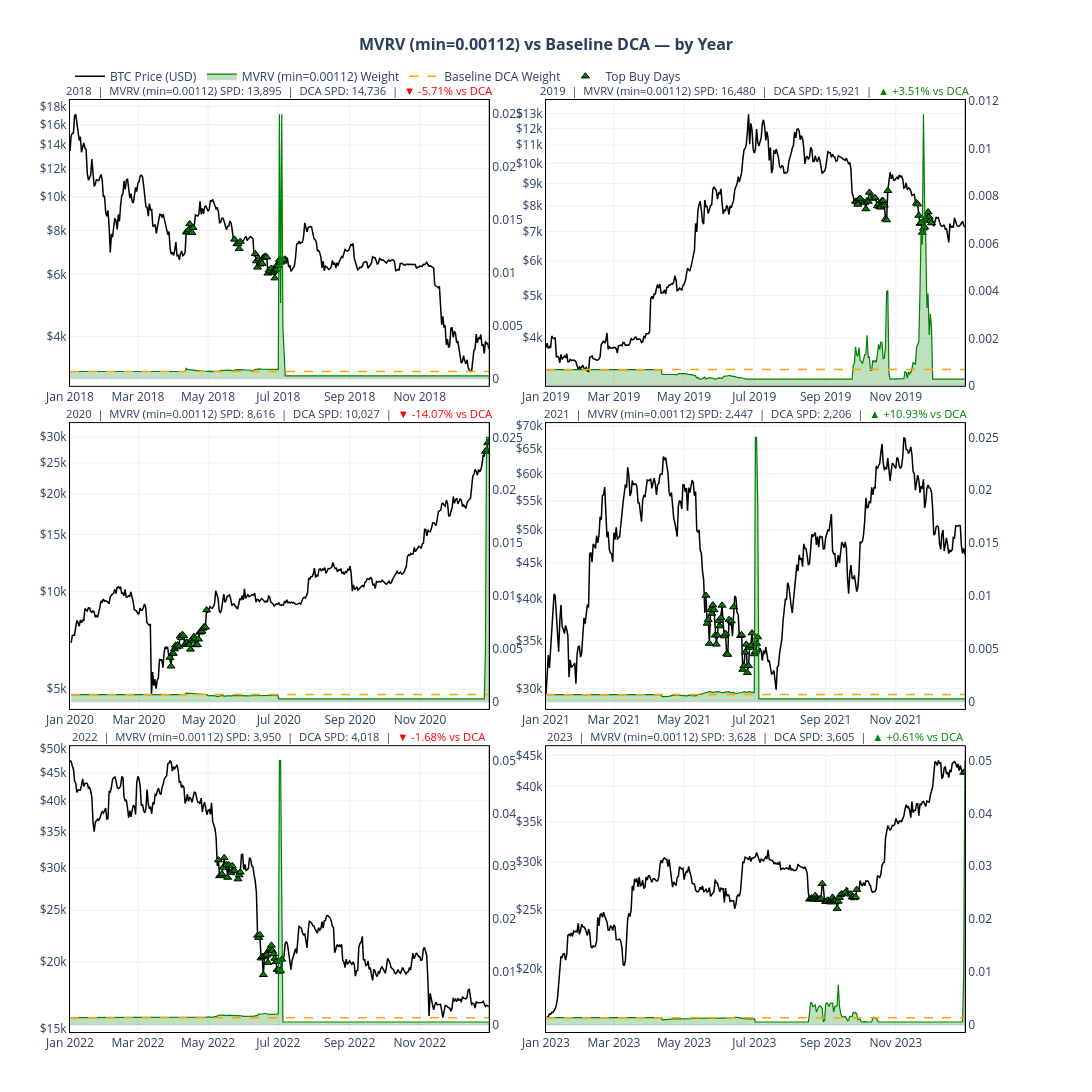

Notebook code cell kept with this figure:
### Code cell
cycle_results = {}

for cycle in relevant_cycles:
    result = strategy_utils.process_cycle_year_by_year(
        cycle=cycle,
        btc_data=btc_filtered,
        runner=runner,
        dynamic_strategy=MVRVStrategy(),
        total_budget_usd=1000.0,
        top_buy_quantile=0.90
    )

    cycle_results[cycle["label"]] = result

# Combine all 4 cycles into one DataFrame
combined_plot_df = pd.concat(
    [r["plot_df"] for r in cycle_results.values()]
).sort_values("date").reset_index(drop=True)

# per year plots
year_plots = plots.plot_strategy_by_year(combined_plot_df, cols, f"MVRV (min={new_min_buy})")
plt.show()

### Figure 1 — Plotly figure (JSON) as saved in the notebook; plotly's stock layout.template omitted (floating-point values rounded to 4 significant figures; data arrays with more than 128 entries replaced by an {"elided": "..."} marker saying what was removed)
{"data": [{"customdata": {"elided": "365x6 float values"}, "hovertemplate": "<b>Date</b>: %{x|%Y-%m-%d}<br><b>BTC Price</b>: $%{y:,.2f}<br><b>MVRV (min=0.00112) Weight</b>: %{customdata[0]:.8f}<br><b>DCA Weight</b>: %{customdata[1]:.8f}<br><b>MVRV (min=0.00112) sats/$</b>: %{customdata[2]:,.2f}<br><b>DCA sats/$</b>: %{customdata[3]:,.2f}<br><b>MVRV (min=0.00112) sats accumulated</b>: %{customdata[4]:,.2f}<br><b>DCA sats accumulated</b>: %{customdata[5]:,.2f}<extra></extra>", "line": {"color": "black", "width": 1.5}, "mode": "lines", "name": "BTC Price (USD)", "showlegend": true, "type": "scatter", "x": {"elided": "365 str values"}, "xaxis": "x", "y": {"elided": "365 float values"}, "yaxis": "y"}, {"customdata": {"elided": "365x3 float values"}, "fill": "tozeroy", "fillcolor": "rgba(0,128,0,0.25)", "hovertemplate": "<b>Date</b>: %{x|%Y-%m-%d}<br><b>MVRV (min=0.00112) Weight</b>: %{y:.8f}<br><b>BTC Price</b>: $%{customdata[0]:,.2f}<br><b>MVRV (min=0.00112) sats/$</b>: %{customdata[1]:,.2f}<br><b>MVRV (min=0.00112) sats accumulated</b>: %{customdata[2]:,.2f}<extra></extra>", "line": {"color": "green", "width": 1.2}, "mode": "lines", "name": "MVRV (min=0.00112) Weight", "showlegend": true, "type": "scatter", "x": {"elided": "365 str values"}, "xaxis": "x", "y": {"elided": "365 float values"}, "yaxis": "y2"}, {"customdata": {"elided": "365x3 float values"}, "hovertemplate": "<b>Date</b>: %{x|%Y-%m-%d}<br><b>DCA Weight</b>: %{y:.8f}<br><b>BTC Price</b>: $%{customdata[0]:,.2f}<br><b>DCA sats/$</b>: %{customdata[1]:,.2f}<br><b>DCA sats accumulated</b>: %{customdata[2]:,.2f}<extra></extra>", "line": {"color": "orange", "dash": "dash", "width": 1.5}, "mode": "lines", "name": "Baseline DCA Weight", "showlegend": true, "type": "scatter", "x": {"elided": "365 str values"}, "xaxis": "x", "y": {"elided": "365 float values"}, "yaxis": "y2"}, {"customdata": [[0.0009837], [0.000877], [0.0008725], [0.0008583], [0.0008503], [0.0008624], [0.0008528], [0.0008584], [0.0008656], [0.0008616], [0.0008831], [0.0008916], [0.0008761], [0.0009072], [0.0009326], [0.0008914], [0.0009126], [0.0009013], [0.0009034], [0.0008726], [0.0008673], [0.0008628], [0.0008641], [0.0009335], [0.0009163], [0.0009175], [0.0009029], [0.0009182], [0.0009091], [0.0009364], [0.0008961], [0.0008725], [0.025], [0.007164], [0.025], [0.004904], [0.002731]], "hovertemplate": "<b>Top Buy Date</b>: %{x|%Y-%m-%d}<br><b>BTC Price</b>: $%{y:,.2f}<br><b>MVRV (min=0.00112) Weight</b>: %{customdata[0]:.8f}<extra></extra>", "marker": {"color": "green", "line": {"color": "black", "width": 1}, "size": 7, "symbol": "triangle-up"}, "mode": "markers", "name": "Top Buy Days", "showlegend": true, "type": "scatter", "x": ["2018-04-12T00:00:00.000000", "2018-04-13T00:00:00.000000", "2018-04-14T00:00:00.000000", "2018-04-15T00:00:00.000000", "2018-04-17T00:00:00.000000", "2018-04-18T00:00:00.000000", "2018-05-24T00:00:00.000000", "2018-05-26T00:00:00.000000", "2018-05-27T00:00:00.000000", "2018-05-28T00:00:00.000000", "2018-05-29T00:00:00.000000", "2018-06-11T00:00:00.000000", "2018-06-12T00:00:00.000000", "2018-06-13T00:00:00.000000", "2018-06-14T00:00:00.000000", "2018-06-15T00:00:00.000000", "2018-06-16T00:00:00.000000", "2018-06-17T00:00:00.000000", "2018-06-18T00:00:00.000000", "2018-06-19T00:00:00.000000", "2018-06-20T00:00:00.000000", "2018-06-21T00:00:00.000000", "2018-06-22T00:00:00.000000", "2018-06-23T00:00:00.000000", "2018-06-24T00:00:00.000000", "2018-06-25T00:00:00.000000", "2018-06-26T00:00:00.000000", "2018-06-27T00:00:00.000000", "2018-06-28T00:00:00.000000", "2018-06-29T00:00:00.000000", "2018-06-30T00:00:00.000000", "2018-07-01T00:00:00.000000", "2018-07-02T00:00:00.000000", "2018-07-03T00:00:00.000000", "2018-07-04T00:00:00.000000", "2018-07-05T00:00:00.000000", "2018-07-06T00:00:00.000000"], "xaxis": "x", "y": [7920.0, 7925.0, 8031.0, 8355.0, 7889.0, 8151.0, 7553.0, 7330.0, 7342.0, 7105.0, 7448.0, 6876.0, 6555.0, 6291.0, 6644.0, 6418.0, 6494.0, 6447.0, 6710.0, 6736.0, 6756.0, 6720.0, 6052.0, 6178.0, 6140.0, 6246.0, 6080.0, 6135.0, 5862.0, 6200.0, 6394.0, 6349.0, 6615.0, 6498.0, 6577.0, 6542.0, 6601.0], "yaxis": "y"}, {"customdata": {"elided": "365x6 float values"}, "hovertemplate": "<b>Date</b>: %{x|%Y-%m-%d}<br><b>BTC Price</b>: $%{y:,.2f}<br><b>MVRV (min=0.00112) Weight</b>: %{customdata[0]:.8f}<br><b>DCA Weight</b>: %{customdata[1]:.8f}<br><b>MVRV (min=0.00112) sats/$</b>: %{customdata[2]:,.2f}<br><b>DCA sats/$</b>: %{customdata[3]:,.2f}<br><b>MVRV (min=0.00112) sats accumulated</b>: %{customdata[4]:,.2f}<br><b>DCA sats accumulated</b>: %{customdata[5]:,.2f}<extra></extra>", "line": {"color": "black", "width": 1.5}, "mode": "lines", "name": "BTC Price (USD)", "showlegend": false, "type": "scatter", "x": {"elided": "365 str values"}, "xaxis": "x2", "y": {"elided": "365 float values"}, "yaxis": "y3"}, {"customdata": {"elided": "365x3 float values"}, "fill": "tozeroy", "fillcolor": "rgba(0,128,0,0.25)", "hovertemplate": "<b>Date</b>: %{x|%Y-%m-%d}<br><b>MVRV (min=0.00112) Weight</b>: %{y:.8f}<br><b>BTC Price</b>: $%{customdata[0]:,.2f}<br><b>MVRV (min=0.00112) sats/$</b>: %{customdata[1]:,.2f}<br><b>MVRV (min=0.00112) sats accumulated</b>: %{customdata[2]:,.2f}<extra></extra>", "line": {"color": "green", "width": 1.2}, "mode": "lines", "name": "MVRV (min=0.00112) Weight", "showlegend": false, "type": "scatter", "x": {"elided": "365 str values"}, "xaxis": "x2", "y": {"elided": "365 float values"}, "yaxis": "y4"}, {"customdata": {"elided": "365x3 float values"}, "hovertemplate": "<b>Date</b>: %{x|%Y-%m-%d}<br><b>DCA Weight</b>: %{y:.8f}<br><b>BTC Price</b>: $%{customdata[0]:,.2f}<br><b>DCA sats/$</b>: %{customdata[1]:,.2f}<br><b>DCA sats accumulated</b>: %{customdata[2]:,.2f}<extra></extra>", "line": {"color": "orange", "dash": "dash", "width": 1.5}, "mode": "lines", "name": "Baseline DCA Weight", "showlegend": false, "type": "scatter", "x": {"elided": "365 str values"}, "xaxis": "x2", "y": {"elided": "365 float values"}, "yaxis": "y4"}, {"customdata": [[0.001641], [0.001303], [0.001238], [0.001617], [0.001068], [0.001171], [0.001319], [0.001329], [0.00213], [0.00118], [0.001226], [0.001076], [0.001056], [0.001346], [0.00175], [0.001524], [0.001844], [0.00182], [0.001142], [0.001173], [0.001615], [0.00396], [0.004016], [0.001627], [0.001754], [0.001856], [0.004024], [0.006645], [0.00595], [0.01144], [0.007764], [0.006139], [0.00328], [0.003883], [0.002142], [0.00302], [0.002438]], "hovertemplate": "<b>Top Buy Date</b>: %{x|%Y-%m-%d}<br><b>BTC Price</b>: $%{y:,.2f}<br><b>MVRV (min=0.00112) Weight</b>: %{customdata[0]:.8f}<extra></extra>", "marker": {"color": "green", "line": {"color": "black", "width": 1}, "size": 7, "symbol": "triangle-up"}, "mode": "markers", "name": "Top Buy Days", "showlegend": false, "type": "scatter", "x": ["2019-09-27T00:00:00.000000", "2019-09-28T00:00:00.000000", "2019-09-29T00:00:00.000000", "2019-09-30T00:00:00.000000", "2019-10-01T00:00:00.000000", "2019-10-04T00:00:00.000000", "2019-10-05T00:00:00.000000", "2019-10-06T00:00:00.000000", "2019-10-07T00:00:00.000000", "2019-10-08T00:00:00.000000", "2019-10-09T00:00:00.000000", "2019-10-12T00:00:00.000000", "2019-10-14T00:00:00.000000", "2019-10-16T00:00:00.000000", "2019-10-17T00:00:00.000000", "2019-10-18T00:00:00.000000", "2019-10-19T00:00:00.000000", "2019-10-20T00:00:00.000000", "2019-10-21T00:00:00.000000", "2019-10-22T00:00:00.000000", "2019-10-23T00:00:00.000000", "2019-10-24T00:00:00.000000", "2019-10-25T00:00:00.000000", "2019-11-19T00:00:00.000000", "2019-11-20T00:00:00.000000", "2019-11-21T00:00:00.000000", "2019-11-22T00:00:00.000000", "2019-11-23T00:00:00.000000", "2019-11-24T00:00:00.000000", "2019-11-25T00:00:00.000000", "2019-11-26T00:00:00.000000", "2019-11-27T00:00:00.000000", "2019-11-28T00:00:00.000000", "2019-11-29T00:00:00.000000", "2019-11-30T00:00:00.000000", "2019-12-01T00:00:00.000000", "2019-12-02T00:00:00.000000"], "xaxis": "x2", "y": [8195.0, 8203.0, 8063.0, 8287.0, 8322.0, 8167.0, 8147.0, 7874.0, 8219.0, 8191.0, 8590.0, 8322.0, 8355.0, 8000.0, 8082.0, 7959.0, 7949.0, 8222.0, 8219.0, 8028.0, 7475.0, 7431.0, 8668.0, 8124.0, 8079.0, 7611.0, 7294.0, 7329.0, 6959.0, 7115.0, 7162.0, 7524.0, 7439.0, 7751.0, 7548.0, 7403.0, 7317.0], "yaxis": "y3"}, {"customdata": {"elided": "365x6 float values"}, "hovertemplate": "<b>Date</b>: %{x|%Y-%m-%d}<br><b>BTC Price</b>: $%{y:,.2f}<br><b>MVRV (min=0.00112) Weight</b>: %{customdata[0]:.8f}<br><b>DCA Weight</b>: %{customdata[1]:.8f}<br><b>MVRV (min=0.00112) sats/$</b>: %{customdata[2]:,.2f}<br><b>DCA sats/$</b>: %{customdata[3]:,.2f}<br><b>MVRV (min=0.00112) sats accumulated</b>: %{customdata[4]:,.2f}<br><b>DCA sats accumulated</b>: %{customdata[5]:,.2f}<extra></extra>", "line": {"color": "black", "width": 1.5}, "mode": "lines", "name": "BTC Price (USD)", "showlegend": false, "type": "scatter", "x": {"elided": "365 str values"}, "xaxis": "x3", "y": {"elided": "365 float values"}, "yaxis": "y5"}, {"customdata": {"elided": "365x3 float values"}, "fill": "tozeroy", "fillcolor": "rgba(0,128,0,0.25)", "hovertemplate": "<b>Date</b>: %{x|%Y-%m-%d}<br><b>MVRV (min=0.00112) Weight</b>: %{y:.8f}<br><b>BTC Price</b>: $%{customdata[0]:,.2f}<br><b>MVRV (min=0.00112) sats/$</b>: %{customdata[1]:,.2f}<br><b>MVRV (min=0.00112) sats accumulated</b>: %{customdata[2]:,.2f}<extra></extra>", "line": {"color": "green", "width": 1.2}, "mode": "lines", "name": "MVRV (min=0.00112) Weight", "showlegend": false, "type": "scatter", "x": {"elided": "365 str values"}, "xaxis": "x3", "y": {"elided": "365 float values"}, "yaxis": "y6"}, {"customdata": {"elided": "365x3 float values"}, "hovertemplate": "<b>Date</b>: %{x|%Y-%m-%d}<br><b>DCA Weight</b>: %{y:.8f}<br><b>BTC Price</b>: $%{customdata[0]:,.2f}<br><b>DCA sats/$</b>: %{customdata[1]:,.2f}<br><b>DCA sats accumulated</b>: %{customdata[2]:,.2f}<extra></extra>", "line": {"color": "orange", "dash": "dash", "width": 1.5}, "mode": "lines", "name": "Baseline DCA Weight", "showlegend": false, "type": "scatter", "x": {"elided": "365 str values"}, "xaxis": "x3", "y": {"elided": "365 float values"}, "yaxis": "y6"}, {"customdata": [[0.0006849], [0.0006849], [0.0006849], [0.0006849], [0.0006849], [0.0006849], [0.0006849], [0.0006849], [0.0006849], [0.0006849], [0.0006849], [0.0006849], [0.0006849], [0.0006849], [0.0008258], [0.0008207], [0.0008073], [0.0008174], [0.0008145], [0.0008392], [0.0007807], [0.0007874], [0.0007601], [0.0007682], [0.0008042], [0.0008006], [0.000767], [0.0007262], [0.0007228], [0.0007188], [0.0007007], [0.0006918], [0.0006937], [0.004804], [0.025], [0.025], [0.025]], "hovertemplate": "<b>Top Buy Date</b>: %{x|%Y-%m-%d}<br><b>BTC Price</b>: $%{y:,.2f}<br><b>MVRV (min=0.00112) Weight</b>: %{customdata[0]:.8f}<extra></extra>", "marker": {"color": "green", "line": {"color": "black", "width": 1}, "size": 7, "symbol": "triangle-up"}, "mode": "markers", "name": "Top Buy Days", "showlegend": false, "type": "scatter", "x": ["2020-03-28T00:00:00.000000", "2020-03-29T00:00:00.000000", "2020-03-30T00:00:00.000000", "2020-03-31T00:00:00.000000", "2020-04-01T00:00:00.000000", "2020-04-02T00:00:00.000000", "2020-04-03T00:00:00.000000", "2020-04-04T00:00:00.000000", "2020-04-05T00:00:00.000000", "2020-04-06T00:00:00.000000", "2020-04-07T00:00:00.000000", "2020-04-08T00:00:00.000000", "2020-04-09T00:00:00.000000", "2020-04-10T00:00:00.000000", "2020-04-11T00:00:00.000000", "2020-04-12T00:00:00.000000", "2020-04-13T00:00:00.000000", "2020-04-14T00:00:00.000000", "2020-04-15T00:00:00.000000", "2020-04-16T00:00:00.000000", "2020-04-17T00:00:00.000000", "2020-04-18T00:00:00.000000", "2020-04-19T00:00:00.000000", "2020-04-20T00:00:00.000000", "2020-04-21T00:00:00.000000", "2020-04-22T00:00:00.000000", "2020-04-23T00:00:00.000000", "2020-04-24T00:00:00.000000", "2020-04-25T00:00:00.000000", "2020-04-26T00:00:00.000000", "2020-04-27T00:00:00.000000", "2020-04-28T00:00:00.000000", "2020-04-29T00:00:00.000000", "2020-12-28T00:00:00.000000", "2020-12-29T00:00:00.000000", "2020-12-30T00:00:00.000000", "2020-12-31T00:00:00.000000"], "xaxis": "x3", "y": [6259.0, 5885.0, 6432.0, 6445.0, 6652.0, 6830.0, 6745.0, 6846.0, 6778.0, 7286.0, 7207.0, 7366.0, 7304.0, 6863.0, 6882.0, 6974.0, 6865.0, 6867.0, 6635.0, 7113.0, 7037.0, 7262.0, 7176.0, 6846.0, 6857.0, 7133.0, 7489.0, 7512.0, 7543.0, 7706.0, 7788.0, 7767.0, 8779.0, 27090.0, 27380.0, 28810.0, 29040.0], "yaxis": "y5"}, {"customdata": {"elided": "365x6 float values"}, "hovertemplate": "<b>Date</b>: %{x|%Y-%m-%d}<br><b>BTC Price</b>: $%{y:,.2f}<br><b>MVRV (min=0.00112) Weight</b>: %{customdata[0]:.8f}<br><b>DCA Weight</b>: %{customdata[1]:.8f}<br><b>MVRV (min=0.00112) sats/$</b>: %{customdata[2]:,.2f}<br><b>DCA sats/$</b>: %{customdata[3]:,.2f}<br><b>MVRV (min=0.00112) sats accumulated</b>: %{customdata[4]:,.2f}<br><b>DCA sats accumulated</b>: %{customdata[5]:,.2f}<extra></extra>", "line": {"color": "black", "width": 1.5}, "mode": "lines", "name": "BTC Price (USD)", "showlegend": false, "type": "scatter", "x": {"elided": "365 str values"}, "xaxis": "x4", "y": {"elided": "365 float values"}, "yaxis": "y7"}, {"customdata": {"elided": "365x3 float values"}, "fill": "tozeroy", "fillcolor": "rgba(0,128,0,0.25)", "hovertemplate": "<b>Date</b>: %{x|%Y-%m-%d}<br><b>MVRV (min=0.00112) Weight</b>: %{y:.8f}<br><b>BTC Price</b>: $%{customdata[0]:,.2f}<br><b>MVRV (min=0.00112) sats/$</b>: %{customdata[1]:,.2f}<br><b>MVRV (min=0.00112) sats accumulated</b>: %{customdata[2]:,.2f}<extra></extra>", "line": {"color": "green", "width": 1.2}, "mode": "lines", "name": "MVRV (min=0.00112) Weight", "showlegend": false, "type": "scatter", "x": {"elided": "365 str values"}, "xaxis": "x4", "y": {"elided": "365 float values"}, "yaxis": "y8"}, {"customdata": {"elided": "365x3 float values"}, "hovertemplate": "<b>Date</b>: %{x|%Y-%m-%d}<br><b>DCA Weight</b>: %{y:.8f}<br><b>BTC Price</b>: $%{customdata[0]:,.2f}<br><b>DCA sats/$</b>: %{customdata[1]:,.2f}<br><b>DCA sats accumulated</b>: %{customdata[2]:,.2f}<extra></extra>", "line": {"color": "orange", "dash": "dash", "width": 1.5}, "mode": "lines", "name": "Baseline DCA Weight", "showlegend": false, "type": "scatter", "x": {"elided": "365 str values"}, "xaxis": "x4", "y": {"elided": "365 float values"}, "yaxis": "y8"}, {"customdata": [[0.0009206], [0.000871], [0.0009424], [0.0009288], [0.0009866], [0.0008946], [0.0009017], [0.0008765], [0.0008862], [0.000949], [0.0009681], [0.0009408], [0.0009005], [0.0009111], [0.0008868], [0.0008992], [0.000925], [0.0009156], [0.0009627], [0.0009605], [0.0008816], [0.0009036], [0.0008925], [0.0008881], [0.0008833], [0.0009646], [0.0009522], [0.0009165], [0.0008945], [0.0009594], [0.0009396], [0.0008931], [0.0008856], [0.0008716], [0.025], [0.025], [0.01876]], "hovertemplate": "<b>Top Buy Date</b>: %{x|%Y-%m-%d}<br><b>BTC Price</b>: $%{y:,.2f}<br><b>MVRV (min=0.00112) Weight</b>: %{customdata[0]:.8f}<extra></extra>", "marker": {"color": "green", "line": {"color": "black", "width": 1}, "size": 7, "symbol": "triangle-up"}, "mode": "markers", "name": "Top Buy Days", "showlegend": false, "type": "scatter", "x": ["2021-05-20T00:00:00.000000", "2021-05-21T00:00:00.000000", "2021-05-22T00:00:00.000000", "2021-05-23T00:00:00.000000", "2021-05-24T00:00:00.000000", "2021-05-25T00:00:00.000000", "2021-05-26T00:00:00.000000", "2021-05-27T00:00:00.000000", "2021-05-28T00:00:00.000000", "2021-05-29T00:00:00.000000", "2021-05-30T00:00:00.000000", "2021-05-31T00:00:00.000000", "2021-06-01T00:00:00.000000", "2021-06-02T00:00:00.000000", "2021-06-03T00:00:00.000000", "2021-06-05T00:00:00.000000", "2021-06-06T00:00:00.000000", "2021-06-07T00:00:00.000000", "2021-06-08T00:00:00.000000", "2021-06-09T00:00:00.000000", "2021-06-11T00:00:00.000000", "2021-06-13T00:00:00.000000", "2021-06-19T00:00:00.000000", "2021-06-20T00:00:00.000000", "2021-06-21T00:00:00.000000", "2021-06-22T00:00:00.000000", "2021-06-23T00:00:00.000000", "2021-06-24T00:00:00.000000", "2021-06-25T00:00:00.000000", "2021-06-26T00:00:00.000000", "2021-06-27T00:00:00.000000", "2021-06-28T00:00:00.000000", "2021-06-29T00:00:00.000000", "2021-07-01T00:00:00.000000", "2021-07-02T00:00:00.000000", "2021-07-03T00:00:00.000000", "2021-07-04T00:00:00.000000"], "xaxis": "x4", "y": [40500.0, 37000.0, 37460.0, 34680.0, 38680.0, 38200.0, 39260.0, 38660.0, 35610.0, 34590.0, 35630.0, 37320.0, 36680.0, 37680.0, 39210.0, 35530.0, 35800.0, 33540.0, 33460.0, 37450.0, 37280.0, 39020.0, 35560.0, 35660.0, 31880.0, 32270.0, 33710.0, 34580.0, 31560.0, 32280.0, 34220.0, 34450.0, 35870.0, 33530.0, 33790.0, 34680.0, 35410.0], "yaxis": "y7"}, {"customdata": {"elided": "365x6 float values"}, "hovertemplate": "<b>Date</b>: %{x|%Y-%m-%d}<br><b>BTC Price</b>: $%{y:,.2f}<br><b>MVRV (min=0.00112) Weight</b>: %{customdata[0]:.8f}<br><b>DCA Weight</b>: %{customdata[1]:.8f}<br><b>MVRV (min=0.00112) sats/$</b>: %{customdata[2]:,.2f}<br><b>DCA sats/$</b>: %{customdata[3]:,.2f}<br><b>MVRV (min=0.00112) sats accumulated</b>: %{customdata[4]:,.2f}<br><b>DCA sats accumulated</b>: %{customdata[5]:,.2f}<extra></extra>", "line": {"color": "black", "width": 1.5}, "mode": "lines", "name": "BTC Price (USD)", "showlegend": false, "type": "scatter", "x": {"elided": "365 str values"}, "xaxis": "x5", "y": {"elided": "365 float values"}, "yaxis": "y9"}, {"customdata": {"elided": "365x3 float values"}, "fill": "tozeroy", "fillcolor": "rgba(0,128,0,0.25)", "hovertemplate": "<b>Date</b>: %{x|%Y-%m-%d}<br><b>MVRV (min=0.00112) Weight</b>: %{y:.8f}<br><b>BTC Price</b>: $%{customdata[0]:,.2f}<br><b>MVRV (min=0.00112) sats/$</b>: %{customdata[1]:,.2f}<br><b>MVRV (min=0.00112) sats accumulated</b>: %{customdata[2]:,.2f}<extra></extra>", "line": {"color": "green", "width": 1.2}, "mode": "lines", "name": "MVRV (min=0.00112) Weight", "showlegend": false, "type": "scatter", "x": {"elided": "365 str values"}, "xaxis": "x5", "y": {"elided": "365 float values"}, "yaxis": "y10"}, {"customdata": {"elided": "365x3 float values"}, "hovertemplate": "<b>Date</b>: %{x|%Y-%m-%d}<br><b>DCA Weight</b>: %{y:.8f}<br><b>BTC Price</b>: $%{customdata[0]:,.2f}<br><b>DCA sats/$</b>: %{customdata[1]:,.2f}<br><b>DCA sats accumulated</b>: %{customdata[2]:,.2f}<extra></extra>", "line": {"color": "orange", "dash": "dash", "width": 1.5}, "mode": "lines", "name": "Baseline DCA Weight", "showlegend": false, "type": "scatter", "x": {"elided": "365 str values"}, "xaxis": "x5", "y": {"elided": "365 float values"}, "yaxis": "y10"}, {"customdata": [[0.001836], [0.00179], [0.001885], [0.001875], [0.001856], [0.001807], [0.001803], [0.001768], [0.001844], [0.001809], [0.001791], [0.001796], [0.001769], [0.001796], [0.001764], [0.001802], [0.002039], [0.002042], [0.002018], [0.002134], [0.002115], [0.002203], [0.002091], [0.002074], [0.002066], [0.002097], [0.002021], [0.002005], [0.00198], [0.002], [0.002008], [0.002023], [0.002031], [0.002066], [0.05], [0.05], [0.02178]], "hovertemplate": "<b>Top Buy Date</b>: %{x|%Y-%m-%d}<br><b>BTC Price</b>: $%{y:,.2f}<br><b>MVRV (min=0.00112) Weight</b>: %{customdata[0]:.8f}<extra></extra>", "marker": {"color": "green", "line": {"color": "black", "width": 1}, "size": 7, "symbol": "triangle-up"}, "mode": "markers", "name": "Top Buy Days", "showlegend": false, "type": "scatter", "x": ["2022-05-10T00:00:00.000000", "2022-05-11T00:00:00.000000", "2022-05-12T00:00:00.000000", "2022-05-13T00:00:00.000000", "2022-05-14T00:00:00.000000", "2022-05-15T00:00:00.000000", "2022-05-17T00:00:00.000000", "2022-05-18T00:00:00.000000", "2022-05-19T00:00:00.000000", "2022-05-21T00:00:00.000000", "2022-05-22T00:00:00.000000", "2022-05-24T00:00:00.000000", "2022-05-27T00:00:00.000000", "2022-05-28T00:00:00.000000", "2022-05-29T00:00:00.000000", "2022-06-13T00:00:00.000000", "2022-06-14T00:00:00.000000", "2022-06-15T00:00:00.000000", "2022-06-16T00:00:00.000000", "2022-06-17T00:00:00.000000", "2022-06-18T00:00:00.000000", "2022-06-19T00:00:00.000000", "2022-06-20T00:00:00.000000", "2022-06-21T00:00:00.000000", "2022-06-22T00:00:00.000000", "2022-06-23T00:00:00.000000", "2022-06-24T00:00:00.000000", "2022-06-25T00:00:00.000000", "2022-06-26T00:00:00.000000", "2022-06-27T00:00:00.000000", "2022-06-28T00:00:00.000000", "2022-06-29T00:00:00.000000", "2022-06-30T00:00:00.000000", "2022-07-01T00:00:00.000000", "2022-07-02T00:00:00.000000", "2022-07-03T00:00:00.000000", "2022-07-04T00:00:00.000000"], "xaxis": "x5", "y": [31010.0, 28970.0, 29010.0, 29210.0, 30040.0, 31320.0, 30410.0, 28770.0, 30360.0, 29400.0, 30260.0, 29650.0, 28580.0, 29070.0, 29430.0, 22440.0, 22230.0, 22490.0, 20360.0, 20490.0, 18950.0, 20530.0, 20640.0, 20620.0, 19970.0, 21070.0, 21210.0, 21500.0, 21010.0, 20730.0, 20330.0, 20050.0, 19370.0, 19390.0, 19210.0, 19290.0, 20250.0], "yaxis": "y9"}, {"customdata": {"elided": "365x6 float values"}, "hovertemplate": "<b>Date</b>: %{x|%Y-%m-%d}<br><b>BTC Price</b>: $%{y:,.2f}<br><b>MVRV (min=0.00112) Weight</b>: %{customdata[0]:.8f}<br><b>DCA Weight</b>: %{customdata[1]:.8f}<br><b>MVRV (min=0.00112) sats/$</b>: %{customdata[2]:,.2f}<br><b>DCA sats/$</b>: %{customdata[3]:,.2f}<br><b>MVRV (min=0.00112) sats accumulated</b>: %{customdata[4]:,.2f}<br><b>DCA sats accumulated</b>: %{customdata[5]:,.2f}<extra></extra>", "line": {"color": "black", "width": 1.5}, "mode": "lines", "name": "BTC Price (USD)", "showlegend": false, "type": "scatter", "x": {"elided": "365 str values"}, "xaxis": "x6", "y": {"elided": "365 float values"}, "yaxis": "y11"}, {"customdata": {"elided": "365x3 float values"}, "fill": "tozeroy", "fillcolor": "rgba(0,128,0,0.25)", "hovertemplate": "<b>Date</b>: %{x|%Y-%m-%d}<br><b>MVRV (min=0.00112) Weight</b>: %{y:.8f}<br><b>BTC Price</b>: $%{customdata[0]:,.2f}<br><b>MVRV (min=0.00112) sats/$</b>: %{customdata[1]:,.2f}<br><b>MVRV (min=0.00112) sats accumulated</b>: %{customdata[2]:,.2f}<extra></extra>", "line": {"color": "green", "width": 1.2}, "mode": "lines", "name": "MVRV (min=0.00112) Weight", "showlegend": false, "type": "scatter", "x": {"elided": "365 str values"}, "xaxis": "x6", "y": {"elided": "365 float values"}, "yaxis": "y12"}, {"customdata": {"elided": "365x3 float values"}, "hovertemplate": "<b>Date</b>: %{x|%Y-%m-%d}<br><b>DCA Weight</b>: %{y:.8f}<br><b>BTC Price</b>: $%{customdata[0]:,.2f}<br><b>DCA sats/$</b>: %{customdata[1]:,.2f}<br><b>DCA sats accumulated</b>: %{customdata[2]:,.2f}<extra></extra>", "line": {"color": "orange", "dash": "dash", "width": 1.5}, "mode": "lines", "name": "Baseline DCA Weight", "showlegend": false, "type": "scatter", "x": {"elided": "365 str values"}, "xaxis": "x6", "y": {"elided": "365 float values"}, "yaxis": "y12"}, {"customdata": [[0.002221], [0.004326], [0.004033], [0.003475], [0.00361], [0.00376], [0.002424], [0.003133], [0.003464], [0.003605], [0.003272], [0.003155], [0.003793], [0.004252], [0.003928], [0.003482], [0.004116], [0.004124], [0.004172], [0.002443], [0.003507], [0.003522], [0.003736], [0.007615], [0.003568], [0.002266], [0.001619], [0.001619], [0.001636], [0.001603], [0.001608], [0.002359], [0.002231], [0.00238], [0.002011], [0.009855], [0.05]], "hovertemplate": "<b>Top Buy Date</b>: %{x|%Y-%m-%d}<br><b>BTC Price</b>: $%{y:,.2f}<br><b>MVRV (min=0.00112) Weight</b>: %{customdata[0]:.8f}<extra></extra>", "marker": {"color": "green", "line": {"color": "black", "width": 1}, "size": 7, "symbol": "triangle-up"}, "mode": "markers", "name": "Top Buy Days", "showlegend": false, "type": "scatter", "x": ["2023-08-18T00:00:00.000000", "2023-08-19T00:00:00.000000", "2023-08-20T00:00:00.000000", "2023-08-21T00:00:00.000000", "2023-08-22T00:00:00.000000", "2023-08-23T00:00:00.000000", "2023-08-24T00:00:00.000000", "2023-08-25T00:00:00.000000", "2023-08-26T00:00:00.000000", "2023-08-27T00:00:00.000000", "2023-08-28T00:00:00.000000", "2023-08-29T00:00:00.000000", "2023-09-01T00:00:00.000000", "2023-09-02T00:00:00.000000", "2023-09-03T00:00:00.000000", "2023-09-04T00:00:00.000000", "2023-09-05T00:00:00.000000", "2023-09-06T00:00:00.000000", "2023-09-07T00:00:00.000000", "2023-09-08T00:00:00.000000", "2023-09-09T00:00:00.000000", "2023-09-10T00:00:00.000000", "2023-09-11T00:00:00.000000", "2023-09-12T00:00:00.000000", "2023-09-13T00:00:00.000000", "2023-09-14T00:00:00.000000", "2023-09-15T00:00:00.000000", "2023-09-18T00:00:00.000000", "2023-09-22T00:00:00.000000", "2023-09-23T00:00:00.000000", "2023-09-24T00:00:00.000000", "2023-09-25T00:00:00.000000", "2023-09-26T00:00:00.000000", "2023-09-27T00:00:00.000000", "2023-09-28T00:00:00.000000", "2023-12-30T00:00:00.000000", "2023-12-31T00:00:00.000000"], "xaxis": "x6", "y": [26060.0, 26090.0, 26170.0, 26130.0, 26060.0, 26430.0, 26120.0, 26040.0, 26020.0, 26090.0, 26110.0, 27650.0, 25810.0, 25860.0, 25970.0, 25820.0, 25800.0, 25770.0, 26250.0, 25910.0, 25900.0, 25840.0, 25140.0, 25850.0, 26220.0, 26510.0, 26610.0, 26730.0, 26570.0, 26570.0, 26260.0, 26310.0, 26190.0, 26310.0, 27030.0, 42210.0, 42240.0], "yaxis": "y11"}], "layout": {"annotations": [{"font": {"size": 16}, "showarrow": false, "text": "<sup>2018  |  MVRV (min=0.00112) SPD: 13,895  |  DCA SPD: 14,736  |  <span style='color:red;'>▼ -5.71% vs DCA</span></sup>", "x": 0.22, "xanchor": "center", "xref": "paper", "y": 1, "yanchor": "bottom", "yref": "paper"}, {"font": {"size": 16}, "showarrow": false, "text": "<sup>2019  |  MVRV (min=0.00112) SPD: 16,480  |  DCA SPD: 15,921  |  <span style='color:green;'>▲ +3.51% vs DCA</span></sup>", "x": 0.72, "xanchor": "center", "xref": "paper", "y": 1, "yanchor": "bottom", "yref": "paper"}, {"font": {"size": 16}, "showarrow": false, "text": "<sup>2020  |  MVRV (min=0.00112) SPD: 8,616  |  DCA SPD: 10,027  |  <span style='color:red;'>▼ -14.07% vs DCA</span></sup>", "x": 0.22, "xanchor": "center", "xref": "paper", "y": 0.6533, "yanchor": "bottom", "yref": "paper"}, {"font": {"size": 16}, "showarrow": false, "text": "<sup>2021  |  MVRV (min=0.00112) SPD: 2,447  |  DCA SPD: 2,206  |  <span style='color:green;'>▲ +10.93% vs DCA</span></sup>", "x": 0.72, "xanchor": "center", "xref": "paper", "y": 0.6533, "yanchor": "bottom", "yref": "paper"}, {"font": {"size": 16}, "showarrow": false, "text": "<sup>2022  |  MVRV (min=0.00112) SPD: 3,950  |  DCA SPD: 4,018  |  <span style='color:red;'>▼ -1.68% vs DCA</span></sup>", "x": 0.22, "xanchor": "center", "xref": "paper", "y": 0.3067, "yanchor": "bottom", "yref": "paper"}, {"font": {"size": 16}, "showarrow": false, "text": "<sup>2023  |  MVRV (min=0.00112) SPD: 3,628  |  DCA SPD: 3,605  |  <span style='color:green;'>▲ +0.61% vs DCA</span></sup>", "x": 0.72, "xanchor": "center", "xref": "paper", "y": 0.3067, "yanchor": "bottom", "yref": "paper"}], "height": 1220, "hovermode": "x unified", "legend": {"orientation": "h", "x": 0, "xanchor": "left", "y": 1.01, "yanchor": "bottom"}, "margin": {"b": 60, "l": 70, "r": 70, "t": 100}, "title": {"font": {"size": 16}, "text": "<b>MVRV (min=0.00112) vs Baseline DCA — by Year</b>", "x": 0.5}, "width": 1450, "xaxis": {"anchor": "y", "domain": [0, 0.44], "linecolor": "black", "linewidth": 1, "mirror": true, "range": ["2018-01-01T00:00:00", "2018-12-31T00:00:00"], "showline": true}, "xaxis2": {"anchor": "y3", "domain": [0.5, 0.94], "linecolor": "black", "linewidth": 1, "mirror": true, "range": ["2019-01-01T00:00:00", "2019-12-31T00:00:00"], "showline": true}, "xaxis3": {"anchor": "y5", "domain": [0, 0.44], "linecolor": "black", "linewidth": 1, "mirror": true, "range": ["2020-01-01T00:00:00", "2020-12-31T00:00:00"], "showline": true}, "xaxis4": {"anchor": "y7", "domain": [0.5, 0.94], "linecolor": "black", "linewidth": 1, "mirror": true, "range": ["2021-01-01T00:00:00", "2021-12-31T00:00:00"], "showline": true}, "xaxis5": {"anchor": "y9", "domain": [0, 0.44], "linecolor": "black", "linewidth": 1, "mirror": true, "range": ["2022-01-01T00:00:00", "2022-12-31T00:00:00"], "showline": true}, "xaxis6": {"anchor": "y11", "domain": [0.5, 0.94], "linecolor": "black", "linewidth": 1, "mirror": true, "range": ["2023-01-01T00:00:00", "2023-12-31T00:00:00"], "showline": true}, "yaxis": {"anchor": "x", "domain": [0.6933, 1], "linecolor": "black", "linewidth": 1, "mirror": true, "showgrid": true, "showline": true, "tickprefix": "$", "type": "log"}, "yaxis10": {"anchor": "x5", "linecolor": "black", "linewidth": 1, "mirror": true, "overlaying": "y9", "showgrid": false, "showline": true, "side": "right"}, "yaxis11": {"anchor": "x6", "domain": [0, 0.3067], "linecolor": "black", "linewidth": 1, "mirror": true, "showgrid": true, "showline": true, "tickprefix": "$", "type": "log"}, "yaxis12": {"anchor": "x6", "linecolor": "black", "linewidth": 1, "mirror": true, "overlaying": "y11", "showgrid": false, "showline": true, "side": "right"}, "yaxis2": {"anchor": "x", "linecolor": "black", "linewidth": 1, "mirror": true, "overlaying": "y", "showgrid": false, "showline": true, "side": "right"}, "yaxis3": {"anchor": "x2", "domain": [0.6933, 1], "linecolor": "black", "linewidth": 1, "mirror": true, "showgrid": true, "showline": true, "tickprefix": "$", "type": "log"}, "yaxis4": {"anchor": "x2", "linecolor": "black", "linewidth": 1, "mirror": true, "overlaying": "y3", "showgrid": false, "showline": true, "side": "right"}, "yaxis5": {"anchor": "x3", "domain": [0.3467, 0.6533], "linecolor": "black", "linewidth": 1, "mirror": true, "showgrid": true, "showline": true, "tickprefix": "$", "type": "log"}, "yaxis6": {"anchor": "x3", "linecolor": "black", "linewidth": 1, "mirror": true, "overlaying": "y5", "showgrid": false, "showline": true, "side": "right"}, "yaxis7": {"anchor": "x4", "domain": [0.3467, 0.6533], "linecolor": "black", "linewidth": 1, "mirror": true, "showgrid": true, "showline": true, "tickprefix": "$", "type": "log"}, "yaxis8": {"anchor": "x4", "linecolor": "black", "linewidth": 1, "mirror": true, "overlaying": "y7", "showgrid": false, "showline": true, "side": "right"}, "yaxis9": {"anchor": "x5", "domain": [0, 0.3067], "linecolor": "black", "linewidth": 1, "mirror": true, "showgrid": true, "showline": true, "tickprefix": "$", "type": "log"}}}
